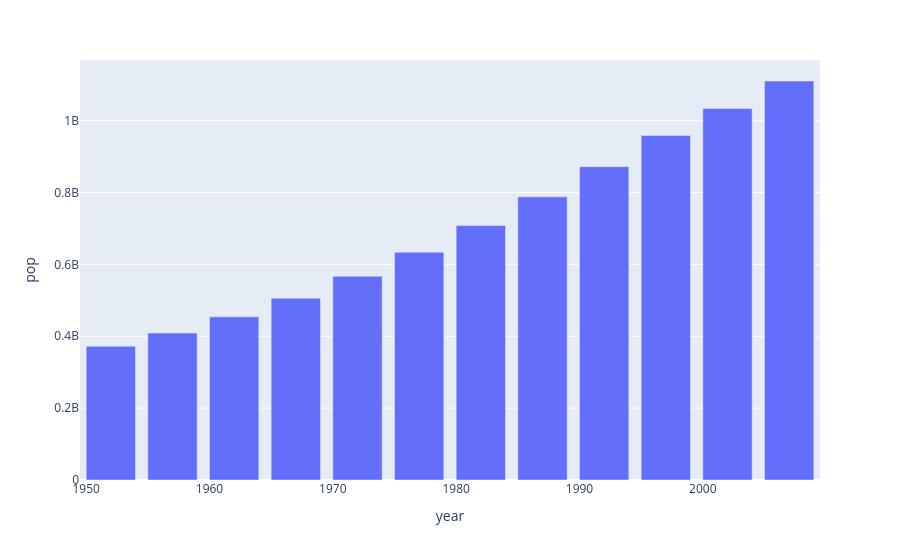

Notebook code cell kept with this figure:
### Code cell
px.bar(temp_df, x='year', y='pop')

### Figure 1 — Plotly figure (JSON) as saved in the notebook; plotly's stock layout.template omitted (floating-point values rounded to 4 significant figures)
{"data": [{"hovertemplate": "year=%{x}<br>pop=%{y}<extra></extra>", "legendgroup": "", "marker": {"color": "#636efa", "pattern": {"shape": ""}}, "name": "", "orientation": "v", "showlegend": false, "textposition": "auto", "type": "bar", "x": [1952, 1957, 1962, 1967, 1972, 1977, 1982, 1987, 1992, 1997, 2002, 2007], "xaxis": "x", "y": [372000000, 409000000, 454000000, 506000000, 567000000, 634000000, 708000000, 788000000, 872000000, 959000000, 1034172547, 1110396331], "yaxis": "y"}], "layout": {"barmode": "relative", "legend": {"tracegroupgap": 0}, "margin": {"t": 60}, "xaxis": {"anchor": "y", "domain": [0, 1], "title": {"text": "year"}}, "yaxis": {"anchor": "x", "domain": [0, 1], "title": {"text": "pop"}}}}
